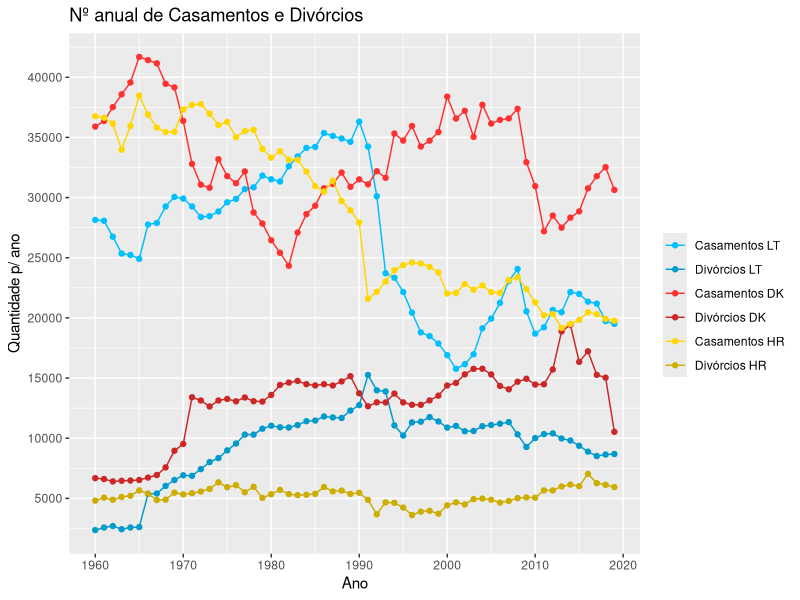

This chart was generated by the following R code:
install.packages("readxl")
install.packages("ggplot2")

library(ggplot2)
library(readxl)

anos=seq(1960,2019)

Casamentos=read_excel("Casamentos.xlsx", range="B8:AI68")

cLT=Casamentos$`LT - Lituânia`
cDK=Casamentos$`DK - Dinamarca`
cHR=Casamentos$`HR - Croácia`

Divorcios=read_excel("Divorcios.xlsx",range="B8:AI68")

dLT=Divorcios$`LT - Lituânia`
dDK=Divorcios$`DK - Dinamarca`
dHR=Divorcios$`HR - Croácia`

df=data.frame(anos, cLT, cDK, cHR, dLT, dDK, dHR)

dev.off()
ggplot(df, aes(x=anos)) + 
  geom_line(aes(y=cLT, col="Casamentos LT")) + geom_point(aes(y=cLT, col="Casamentos LT")) +
  geom_line(aes(y=dLT, col="Divórcios LT")) + geom_point(aes(y=dLT, col="Divórcios LT")) +
  geom_line(aes(y=cDK, col="Casamentos DK")) + geom_point(aes(y=cDK, col="Casamentos DK")) +
  geom_line(aes(y=dDK, col="Divórcios DK")) + geom_point(aes(y=dDK, col="Divórcios DK")) +
  geom_line(aes(y=cHR, col="Casamentos HR")) + geom_point(aes(y=cHR, col="Casamentos HR")) +
  geom_line(aes(y=dHR, col="Divórcios HR")) + geom_point(aes(y=dHR, col="Divórcios HR")) +
  scale_y_continuous(breaks=seq(0,100000,5000))+
  scale_x_continuous(breaks=seq(1960,2020,10))+
  scale_color_manual("", breaks=c("Casamentos LT","Divórcios LT","Casamentos DK","Divórcios DK","Casamentos HR","Divórcios HR"), 
  values=c("Casamentos LT"="deepskyblue","Divórcios LT"="deepskyblue3","Casamentos DK"="firebrick1","Divórcios DK"="firebrick3","Casamentos HR"="gold","Divórcios HR"="gold3"))+
  labs(x = "Ano", y = "Quantidade p/ ano", title = "Nº anual de Casamentos e Divórcios")




